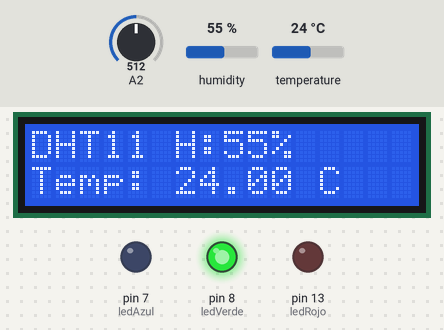
This sketch was run on a simulated Arduino Uno, built with avr-gcc and run on an emulated ATmega328P. On the bench: 16×2 character LCD, output pins drawn as LEDs (lit = HIGH). The test bench sets the inputs (shaded band); at power-on: temperature 24 °C, humidity 55 %, A2 = 512. What the sketch prints to the serial monitor is not drawn.

Above: at 2.2 s.
2.3 s: temperature set to 20.2 °C
At 4.1 s:
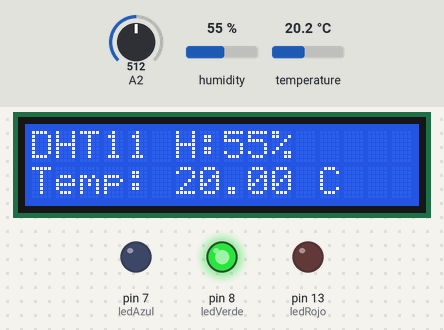
4.6 s: temperature set to 18.8 °C
At 5.8 s:
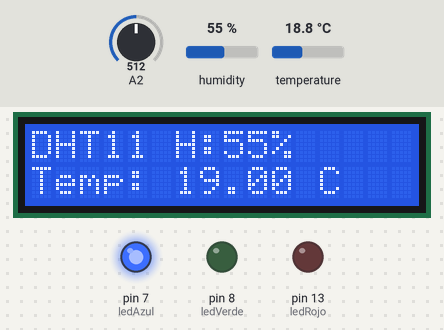
6.6 s: temperature set to 33 °C
At 7.5 s:
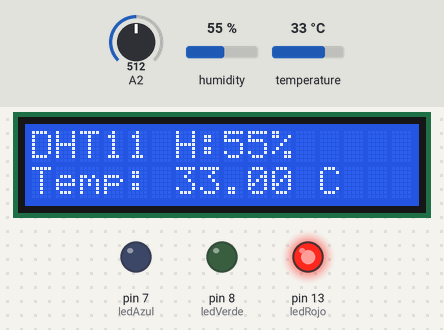
8.7 s: humidity set to 22 %
At 10.5 s:
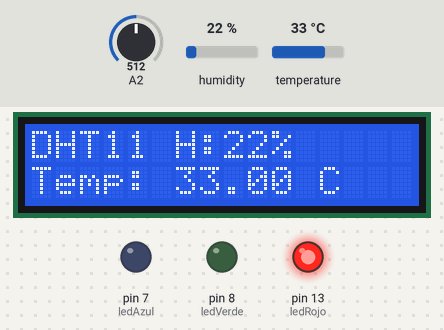
Timing chart, 0 to 11.7 s (numbered marks = the images above; inputs shaded):
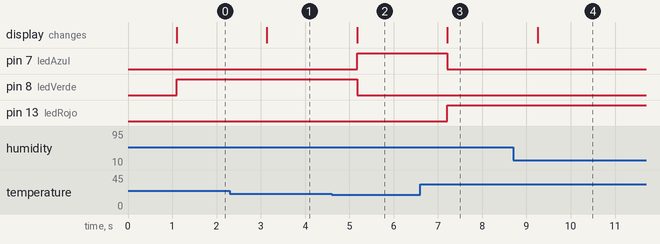

The sketch:

Proyecto_Arduino3.ino
```cpp
#include <LiquidCrystal.h>
#include <Adafruit_Sensor.h>
#include <DHT.h>

#define DHTPIN 6     // Digital pin connected to the DHT sensor
// Feather HUZZAH ESP8266 note: use pins 3, 4, 5, 12, 13 or 14 --
// Pin 15 can work but DHT must be disconnected during program upload.

// Uncomment the type of sensor in use:
#define DHTTYPE    DHT11     // DHT 11
//#define DHTTYPE    DHT22     // DHT 22 (AM2302)
//#define DHTTYPE    DHT21     // DHT 21 (AM2301)

DHT dht(DHTPIN,DHTTYPE);

LiquidCrystal lcd(12, 11, 5, 4, 3, 2);


// int pinTMP = 6;
int ledRojo = 13;
int ledVerde = 8;
int ledAzul = 7;


int lectura;
float voltaje;
float temperatura;
float humedad;
String sensorTipo;

void setup() {


  Serial.begin(9600);
  dht.begin();
#if DHTTYPE == DHT11
  sensorTipo = "DHT11";
#elif DHTTYPE == DHT22
  sensorTipo = "DHT22";
#elif DHTTYPE == DHT21
  sensorTipo = "DHT21";
#else
  sensorTipo = "Desconocido";
#endif

  pinMode(ledRojo, OUTPUT);
  pinMode(ledVerde, OUTPUT);
  pinMode(ledAzul, OUTPUT);


  lcd.begin(16,2);
  lcd.setCursor(0, 0);
  lcd.print("   Sistema OK");
  delay(1000);
  lcd.clear();
}

void loop() {

  temperatura = dht.readTemperature();
  lectura = analogRead(2);
  voltaje = (lectura * 5.0) / 1023.0;
  // temperatura = (voltaje - 0.5) * 100.0;
  humedad = dht.readHumidity();


  Serial.print("Lectura: ");
  Serial.print(lectura);
  Serial.print("  Voltaje: ");
  Serial.print(voltaje);
  Serial.print(" V");
  Serial.print("  Temperatura: ");
  Serial.print(temperatura);
  Serial.println(" C");

  lcd.clear();

  lcd.setCursor(0, 0);
lcd.print(sensorTipo);
lcd.print(" H:");
lcd.print(humedad, 0);
lcd.print("%");


  lcd.setCursor(0, 1);
lcd.print("Temp: ");
lcd.print(temperatura);
lcd.print(" C");


  if (temperatura < 20) {
    encenderAzul();
  }
  else if (temperatura >= 20 && temperatura <= 28) {
    encenderVerde();
  }
  else {
    encenderRojo();
  }

  int i = 0;
  while (i < 5) {
    delay(200);
    i++;
  }
}


void apagarLED() {
  digitalWrite(ledRojo, LOW);
  digitalWrite(ledVerde, LOW);
  digitalWrite(ledAzul, LOW);
}

void encenderRojo() {
  apagarLED();
  digitalWrite(ledRojo, HIGH);
}

void encenderVerde() {
  apagarLED();
  digitalWrite(ledVerde, HIGH);
}

void encenderAzul() {
  apagarLED();
  digitalWrite(ledAzul, HIGH);
}
```

Measured:
- the behaviour switches between 19.5 and 19.4 °C on temperature (found by bisection; images 1 and 2)
- after the input at 2.3 s, the display: changes after 0.84 s (image 1)
- after the input at 4.6 s, pin 7 (ledAzul): LOW → HIGH after 0.57 s; pin 8 (ledVerde): HIGH → LOW after 0.57 s; the display: changes after 0.57 s (image 2)
- after the input at 6.6 s, pin 7 (ledAzul): HIGH → LOW after 0.61 s; pin 13 (ledRojo): LOW → HIGH after 0.61 s; the display: changes after 0.61 s (image 3)
- after the input at 8.7 s, the display: changes after 0.55 s (image 4)
